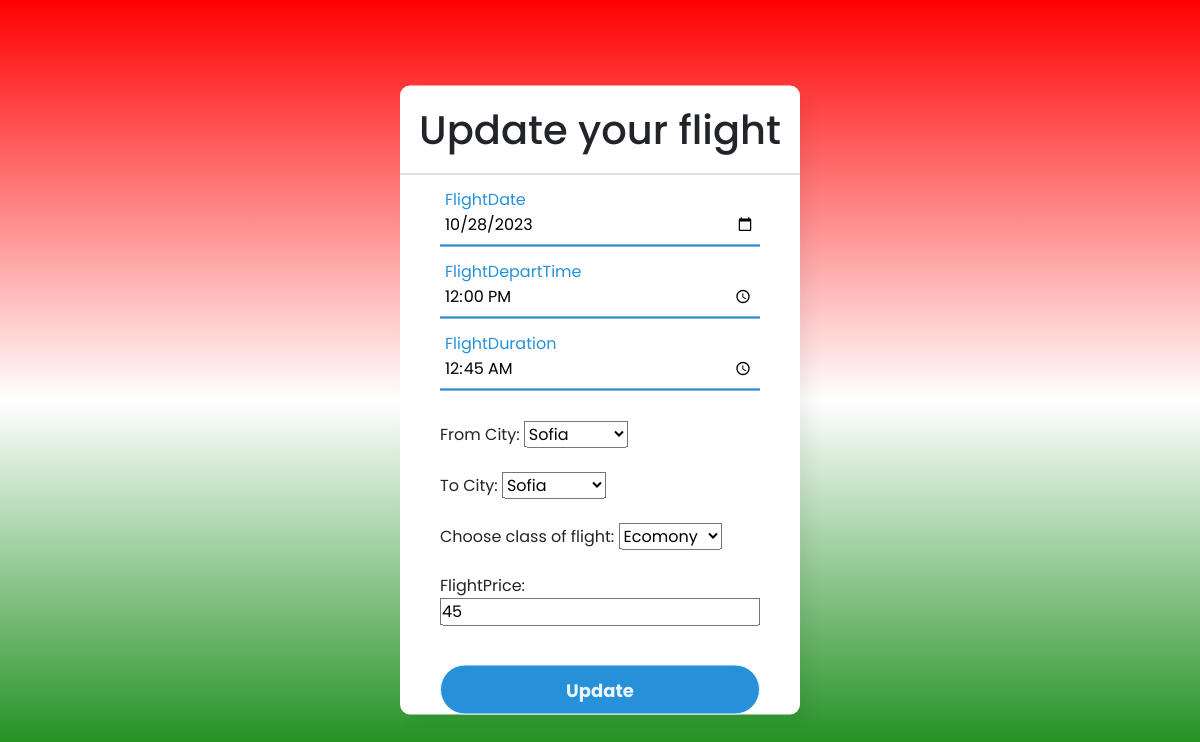
The page /BalkanFlightAgency/WEB/AdminPanel/editFlights.php?id=1 on the database its author committed.
### tables this page shows
create table IF NOT EXISTS Flights(
	ID int not null auto_increment primary key,
    FromCityID int not null,
    ToCityID int not null,
    FlightDate date not null,
    FlightDepartTime time not null,
    FlightDuration time not null,
    FlightClass varchar(45) not null,
    FlightPrice float not null,
    foreign key(FromCityID) references Cities(CityID),
	foreign key(ToCityID) references Cities(CityID)
);

### BalkanFlightAgency/WEB/AdminPanel/EditFlights.php (the view, shortened to what this page needs)
<?php
try {
  $conn = new PDO('mysql:host=localhost;dbname=book_flights', 'root', '');
  $conn->setAttribute(PDO::ATTR_ERRMODE, PDO::ERRMODE_EXCEPTION);
  $id = $_GET["id"];
  $sql = "SELECT FlightDate, FlightDepartTime,FlightDuration,FromCityID,ToCityID,FlightClass,FlightPrice FROM flights WHERE id = $id";
  $result = $conn->query($sql);
  $row = $result->fetch();
  $FlightDate = $row["FlightDate"];
  $FlightDepartTime = $row["FlightDepartTime"];
  $FlightDuration = $row["FlightDuration"];
  $FlightPrice = $row['FlightPrice'];
} catch (PDOException $e) {
  echo "Connection failed" . $e->getMessage();
}
?>
<!DOCTYPE html>
<html lang="en">
<head>
  <link href="https://cdn.jsdelivr.net/npm/bootstrap@5.0.2/dist/css/bootstrap.min.css" rel="stylesheet">
  <link rel="stylesheet" href="EditFlightsStyle.css">
</head>
<body>
  <div class="center">
    <h1>Update your flight</h1>
    <form action="<?php echo htmlspecialchars($_SERVER["PHP_SELF"]) . "?id=$id"; ?>" method="post">
      <div class="txt_field">
        <input type="date" name="FlightDate" required value="<?php echo $FlightDate; ?>">
        <label>FlightDate</label>
      </div>
      <div class="txt_field">
        <input type="time" name="FlightDepartTime" required value="<?php echo $FlightDepartTime; ?>">
        <label>FlightDepartTime</label>
      </div>
      <div class="txt_field">
        <input type="time" name="FlightDuration" required value="<?php echo $FlightDuration; ?>">
        <label>FlightDuration</label>
      </div>
      <?php
      $conn = new PDO('mysql:host=localhost;dbname=book_flights', 'root', '');
      $conn->setAttribute(PDO::ATTR_ERRMODE, PDO::ERRMODE_EXCEPTION);
      $sql = "SELECT * FROM cities";
      $result1 = $conn->query($sql);
      $rows = $result1->fetchAll();
      ?>
      From City: <select name="FromCityID" required>
        <?php
        foreach ($rows as $row) {
        ?>
          <option value="<?= $row['CityID'] ?>"><?= $row['CityName'] ?></option>
        <?php
        }
        ?>
      </select>
      <br><Br>
      To City: <select name="ToCityID" required>
        <?php
        foreach ($rows as $row) {
        ?>
          <option value="<?= $row['CityID'] ?>"><?= $row['CityName'] ?></option>
        <?php
        }
        ?>
      </select>
      <br><br>
      Choose class of flight: <select name="FlightClass" required>
      <option value="Economy">Ecomony</option>
      </select>
      <br><br>
      <label for="FlightPrice">FlightPrice:</label>
      <input type="number" name="FlightPrice" id="FlightPrice" min="10" required autocomplete="off" value="<?= $FlightPrice; ?>"><br><br>
      <input type="submit" name="submit" value="Update">
    </form>
  </div>
</body>
</html>

### BalkanFlightAgency/WEB/AdminPanel/EditFlightsStyle.css (style rules this page uses)
* { margin: 0; padding: 0; box-sizing: border-box; font-family: "Poppins", sans-serif; }
body { margin: 0; padding: 0; background: linear-gradient(180deg,red,white,green); height: 100vh; overflow: hidden; }
.center { position: absolute; top: 50%; left: 50%; transform: translate(-50%, -50%); width: 400px; background: white; border-radius: 10px; box-shadow: 10px 10px 15px rgba(0, 0, 0, 0.05); }
.center h1 { text-align: center; padding: 20px 0; border-bottom: 1px solid silver; }
.center form { padding: 0 40px; box-sizing: border-box; }
form .txt_field { position: relative; border-bottom: 2px solid #adadad; margin: 30px 0; }
.txt_field input { width: 100%; padding: 0 5px; height: 40px; font-size: 16px; border: none; background: none; outline: none; }
.txt_field label { position: absolute; top: 50%; left: 5px; color: #adadad; transform: translateY(-50%); font-size: 16px; pointer-events: none; transition: .5s; }
.txt_field input:focus~label, .txt_field input:valid~label { top: -5px; color: #2691d9; }
input[type="submit"] { width: 100%; height: 50px; border: 1px solid; background: #2691d9; border-radius: 25px; font-size: 18px; color: #e9f4fb; font-weight: 700; cursor: pointer; outline: none; }

### rows shown on the page
flights: FlightDate "10/28/2023", FlightDepartTime "12:00:00", FlightDuration "00:45:00", FlightPrice "45"

### other values the page prints
form field FromCityID "Sofia"
form field ToCityID "Sofia"
